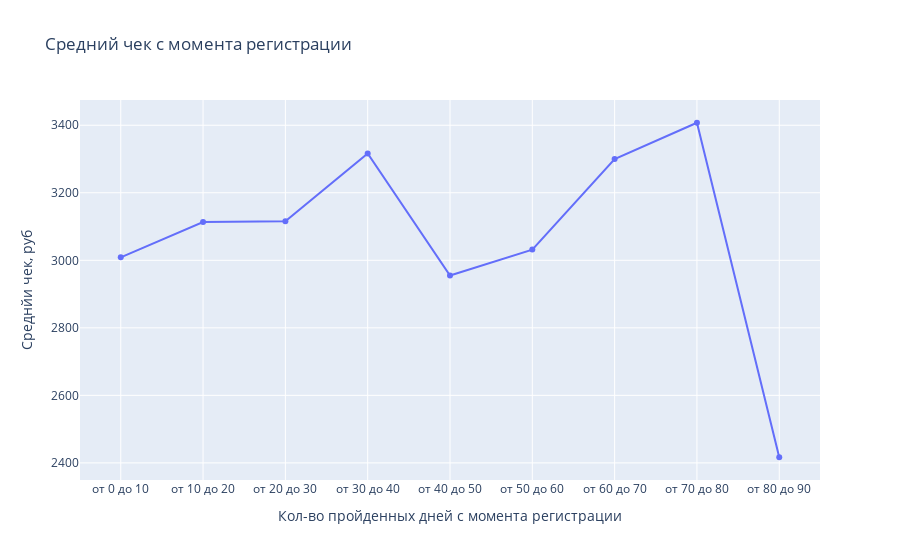

The notebook cell saved with this chart:
### Code cell
fig = go.Figure(layout={'title': 'Средний чек с момента регистрации',
          'xaxis': {'title': 'Кол-во пройденных дней с момента регистрации'},'yaxis': {'title': 'Среднйи чек, руб'}})

fig.add_trace(go.Scatter(x=purchase_data.groupby('groups')['price'].count().index, 
                         y=purchase_data.groupby('groups')['price'].mean(),
                    mode='lines+markers'))

### Figure 1 — Plotly figure (JSON) as saved in the notebook; plotly's stock layout.template omitted (floating-point values rounded to 4 significant figures)
{"data": [{"mode": "lines+markers", "type": "scatter", "x": ["от 0 до 10", "от 10 до 20", "от 20 до 30", "от 30 до 40", "от 40 до 50", "от 50 до 60", "от 60 до 70", "от 70 до 80", "от 80 до 90"], "y": [3009.0, 3113.0, 3116.0, 3316.0, 2955, 3032.0, 3300, 3407.0, 2417.0]}], "layout": {"title": {"text": "Средний чек с момента регистрации"}, "xaxis": {"title": {"text": "Кол-во пройденных дней с момента регистрации"}}, "yaxis": {"title": {"text": "Среднйи чек, руб"}}}}
